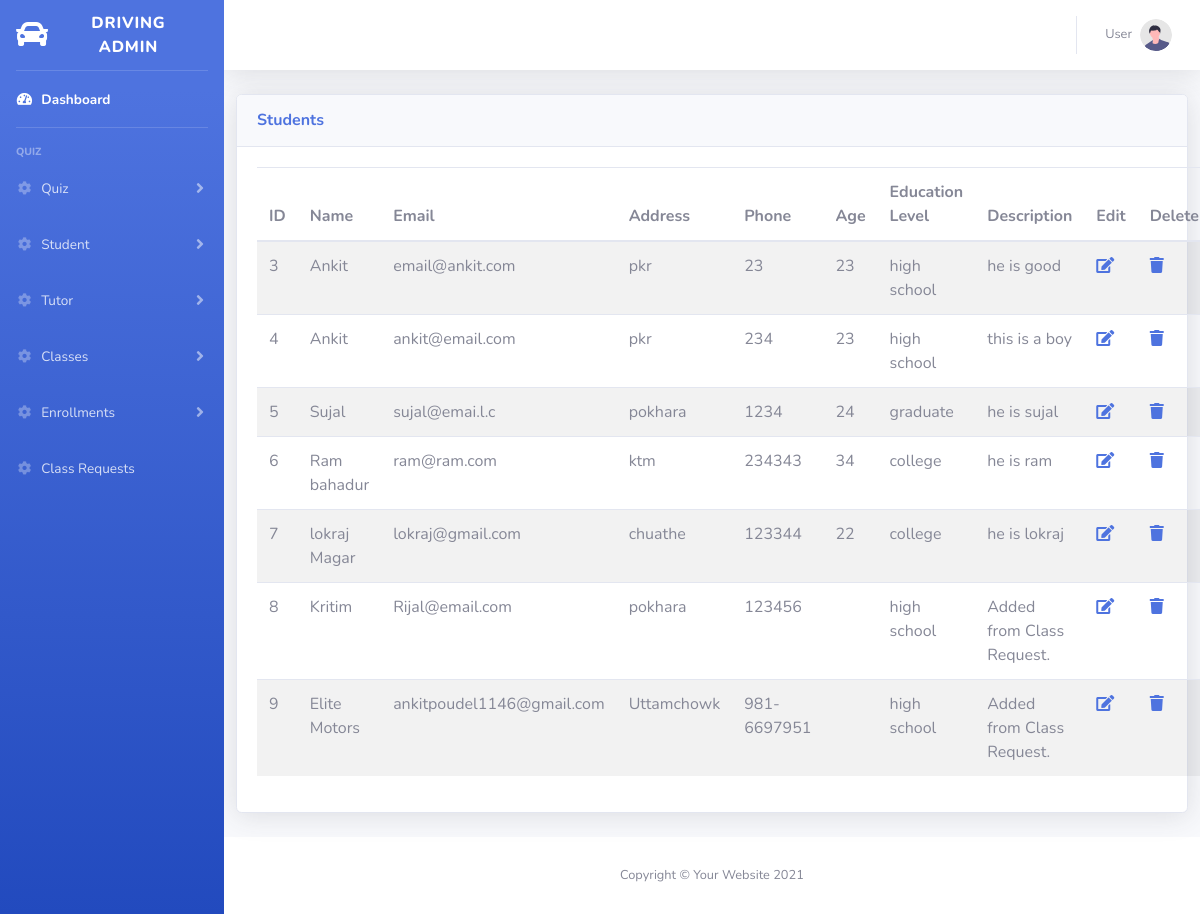
/admin/student_table.php, run on the app's committed database.
### tables this page shows
CREATE TABLE `students` (
  `StudentID` int(11) NOT NULL,
  `UserID` int(11) NOT NULL,
  `EducationLevel` enum('high school','college','graduate') NOT NULL,
  `Description` text DEFAULT NULL,
  `email` varchar(255) DEFAULT NULL,
  `address` varchar(255) DEFAULT NULL,
  `phone` varchar(20) DEFAULT NULL,
  `age` int(11) DEFAULT NULL,
  `Name` varchar(255) DEFAULT NULL
);

### admin/student_table.php (the view)
<?php include('header.php'); ?>
<?php
include '../inc/db_connect.php';
$sql = "SELECT * FROM students";
$result = $conn->query($sql);
?>
<div class="col-xl-12 col-lg-12">
    <div class="card shadow mb-4">
        <div class="card-header py-3 d-flex flex-row align-items-center justify-content-between">
            <h6 class="m-0 font-weight-bold text-primary">Students</h6>
        </div>
        <div class="card-body">
            <table class="table table-striped">
                <thead>
                    <tr>
                        <th>ID</th>
                        <th>Name</th>
                        <th>Email</th>
                        <th>Address</th>
                        <th>Phone</th>
                        <th>Age</th>
                        <th>Education Level</th>
                        <th>Description</th>
                        <th>Edit</th>
                        <th>Delete</th>
                    </tr>
                </thead>
                <tbody>
                    <?php
                    if ($result->num_rows > 0) {
                        while ($row = $result->fetch_assoc()) {
                            echo "<tr>";
                            echo "<td>" . $row["StudentID"] . "</td>";
                            echo "<td>" . $row["Name"] . "</td>";
                            echo "<td>" . $row["email"] . "</td>";
                            echo "<td>" . $row["address"] . "</td>";
                            echo "<td>" . $row["phone"] . "</td>";
                            echo "<td>" . $row["age"] . "</td>";
                            echo "<td>" . $row["EducationLevel"] . "</td>";
                            echo "<td>" . $row["Description"] . "</td>";
                            echo "<td><a href='edit_student.php?id=" . $row["StudentID"] . "'><i class='fa fa-edit'></i></a></td>";
                            echo "<td><a href='delete_student.php?id=" . $row["StudentID"] . "'><i class='fa fa-trash'></i></a></td>";
                            echo "</tr>";
                        }
                    } else {
                        echo "No students found.";
                    }
                    ?>
                </tbody>
            </table>
        </div>
    </div>
</div>
<?php include('footer.php'); ?>

### data on the page
students: StudentID "3", Name "Ankit", email "email@ankit.com", address "pkr", phone "23", age "23", EducationLevel "high school", Description "he is good"
students: StudentID "4", Name "Ankit", email "ankit@email.com", address "pkr", phone "234", age "23", EducationLevel "high school", Description "this is a boy"
students: StudentID "5", Name "Sujal", email "sujal@emai.l.c", address "pokhara", phone "1234", age "24", EducationLevel "graduate", Description "he is sujal"
students: StudentID "6", Name "Ram bahadur", email "ram@ram.com", address "ktm", phone "234343", age "34", EducationLevel "college", Description "he is ram"
students: StudentID "7", Name "lokraj Magar", email "lokraj@gmail.com", address "chuathe", phone "123344", age "22", EducationLevel "college", Description "he is lokraj"
students: StudentID "8", Name "Kritim", email "Rijal@email.com", address "pokhara", phone "123456", EducationLevel "high school", Description "Added from Class Request."
students: StudentID "9", Name "Elite Motors", email "ankitpoudel1146@gmail.com", address "Uttamchowk", phone "981-6697951", EducationLevel "high school", Description "Added from Class Request."
